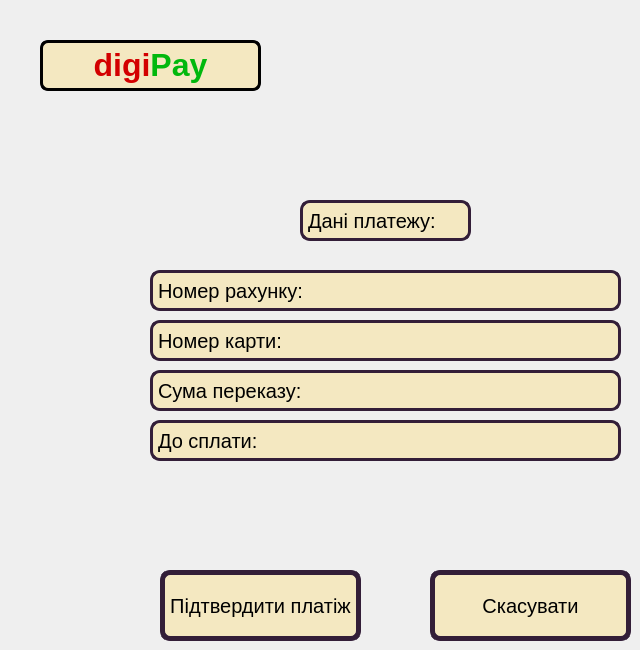
   <widget class="QWidget" name="confirm_transfer">
    <widget class="QLabel" name="digipay_label_15">
     <property name="geometry">
      <rect>
       <x>40</x>
       <y>40</y>
       <width>221</width>
       <height>51</height>
      </rect>
     </property>
     <property name="styleSheet">
      <string notr="true">background-color: #F4E8C1;
border-style: solid;
border-width: 3px;
border-radius: 8px</string>
     </property>
     <property name="text">
      <string>&lt;!DOCTYPE HTML PUBLIC &quot;-//W3C//DTD HTML 4.0//EN&quot; &quot;http://www.w3.org/TR/REC-html40/strict.dtd&quot;&gt;
&lt;html&gt;&lt;head&gt;&lt;meta name=&quot;qrichtext&quot; content=&quot;1&quot; /&gt;&lt;style type=&quot;text/css&quot;&gt;
p, li { white-space: pre-wrap; }
&lt;/style&gt;&lt;/head&gt;&lt;body style=&quot; font-family:'MS Shell Dlg 2'; font-size:8pt; font-weight:400; font-style:normal;&quot;&gt;
&lt;p style=&quot; margin-top:0px; margin-bottom:0px; margin-left:0px; margin-right:0px; -qt-block-indent:0; text-indent:0px;&quot;&gt;&lt;span style=&quot; font-size:24pt; font-weight:600; color:#d30000;&quot;&gt;digi&lt;/span&gt;&lt;span style=&quot; font-size:24pt; font-weight:600; color:#01b80d;&quot;&gt;Pay&lt;/span&gt;&lt;/p&gt;&lt;/body&gt;&lt;/html&gt;</string>
     </property>
     <property name="alignment">
      <set>Qt::AlignCenter</set>
     </property>
    </widget>
    <widget class="QPushButton" name="cancel_button_29">
     <property name="geometry">
      <rect>
       <x>430</x>
       <y>570</y>
       <width>201</width>
       <height>71</height>
      </rect>
     </property>
     <property name="font">
      <font>
       <pointsize>15</pointsize>
      </font>
     </property>
     <property name="cursor">
      <cursorShape>PointingHandCursor</cursorShape>
     </property>
     <property name="styleSheet">
      <string notr="true">background-color: #F4E8C1;
border-radius: 10px;
border-width: 5px;
border-color:  #331E38;
border-style:solid;
outline: 0;</string>
     </property>
     <property name="text">
      <string>Скасувати</string>
     </property>
    </widget>
    <widget class="QPushButton" name="confirm_payment">
     <property name="geometry">
      <rect>
       <x>160</x>
       <y>570</y>
       <width>201</width>
       <height>71</height>
      </rect>
     </property>
     <property name="font">
      <font>
       <pointsize>15</pointsize>
      </font>
     </property>
     <property name="cursor">
      <cursorShape>PointingHandCursor</cursorShape>
     </property>
     <property name="styleSheet">
      <string notr="true">background-color: #F4E8C1;
border-radius: 10px;
border-width: 5px;
border-color:  #331E38;
border-style:solid;
outline: 0;</string>
     </property>
     <property name="text">
      <string>Підтвердити платіж</string>
     </property>
    </widget>
    <widget class="QLabel" name="title_5">
     <property name="geometry">
      <rect>
       <x>300</x>
       <y>200</y>
       <width>171</width>
       <height>41</height>
      </rect>
     </property>
     <property name="font">
      <font>
       <pointsize>15</pointsize>
      </font>
     </property>
     <property name="styleSheet">
      <string notr="true">background-color: #F4E8C1;
border-radius: 10px;
border-width: 3px;
border-color:  #331E38;
border-style:solid;
outline: 0;</string>
     </property>
     <property name="text">
      <string>Дані платежу:</string>
     </property>
    </widget>
    <widget class="QLabel" name="account_data">
     <property name="geometry">
      <rect>
       <x>150</x>
       <y>270</y>
       <width>471</width>
       <height>41</height>
      </rect>
     </property>
     <property name="font">
      <font>
       <pointsize>15</pointsize>
      </font>
     </property>
     <property name="styleSheet">
      <string notr="true">background-color: #F4E8C1;
border-radius: 10px;
border-width: 3px;
border-color:  #331E38;
border-style:solid;
outline: 0;</string>
     </property>
     <property name="text">
      <string>Номер рахунку:</string>
     </property>
    </widget>
    <widget class="QLabel" name="card_data">
     <property name="geometry">
      <rect>
       <x>150</x>
       <y>320</y>
       <width>471</width>
       <height>41</height>
      </rect>
     </property>
     <property name="font">
      <font>
       <pointsize>15</pointsize>
      </font>
     </property>
     <property name="styleSheet">
      <string notr="true">background-color: #F4E8C1;
border-radius: 10px;
border-width: 3px;
border-color:  #331E38;
border-style:solid;
outline: 0;</string>
     </property>
     <property name="text">
      <string>Номер карти:</string>
     </property>
    </widget>
    <widget class="QLabel" name="to_pay_sum">
     <property name="geometry">
      <rect>
       <x>150</x>
       <y>370</y>
       <width>471</width>
       <height>41</height>
      </rect>
     </property>
     <property name="font">
      <font>
       <pointsize>15</pointsize>
      </font>
     </property>
     <property name="styleSheet">
      <string notr="true">background-color: #F4E8C1;
border-radius: 10px;
border-width: 3px;
border-color:  #331E38;
border-style:solid;
outline: 0;</string>
     </property>
     <property name="text">
      <string>Сума переказу:</string>
     </property>
    </widget>
    <widget class="QLabel" name="to_pay_data">
     <property name="geometry">
      <rect>
       <x>150</x>
       <y>420</y>
       <width>471</width>
       <height>41</height>
      </rect>
     </property>
     <property name="font">
      <font>
       <pointsize>15</pointsize>
      </font>
     </property>
     <property name="styleSheet">
      <string notr="true">background-color: #F4E8C1;
border-radius: 10px;
border-width: 3px;
border-color:  #331E38;
border-style:solid;
outline: 0;</string>
     </property>
     <property name="text">
      <string>До сплати:</string>
     </property>
    </widget>
   </widget>
